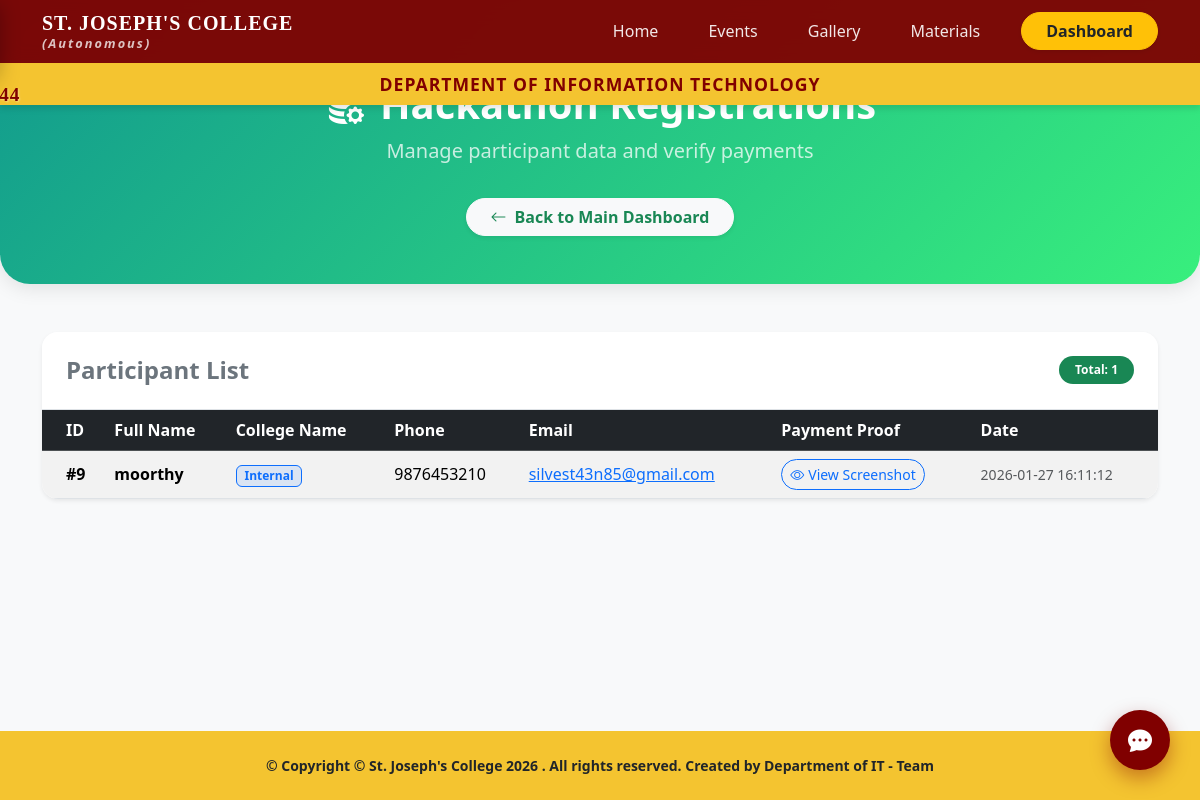
Page /admin/registrations (signed in) on the committed database.
### tables this page shows
CREATE TABLE hackathon_registrations (
            id INTEGER PRIMARY KEY AUTOINCREMENT,
            full_name TEXT NOT NULL,
            email TEXT NOT NULL,
            phone_number TEXT NOT NULL,
            college_name TEXT NOT NULL,
            payment_proof TEXT NOT NULL,
            registration_date TIMESTAMP DEFAULT CURRENT_TIMESTAMP
        , participation_type TEXT DEFAULT "Solo", ticket_id TEXT);

### app.py (the view)
@app.route('/admin/registrations')
def admin_registrations():
    if not session.get('admin'): return redirect(url_for('login'))
    conn = get_db_connection()
    registrations = conn.execute('SELECT * FROM hackathon_registrations ORDER BY registration_date DESC').fetchall()
    conn.close()
    return render_template('admin_registrations.html', registrations=registrations)

### app.py (called while the page is built)
def get_db_connection():
    conn = sqlite3.connect(DB_PATH)
    conn.row_factory = sqlite3.Row
    return conn

### templates/admin_registrations.html (shortened to what this page needs)
{% extends "base.html" %}
{% block content %}
<div class="admin-header text-center">
    <div class="container">
        <h1 class="fw-bold">Hackathon Registrations</h1>
        <p class="lead opacity-75">Manage participant data and verify payments</p>
        <a href="{{ url_for('dashboard') }}"
            class="btn btn-light rounded-pill px-4 mt-3 fw-bold text-success shadow-sm">
            <i class="bi bi-arrow-left me-2"></i>Back to Main Dashboard
        </a>
    </div>
</div>
<div class="container pb-5">
    <div class="card border-0 shadow-sm rounded-4 overflow-hidden">
        <div class="card-header bg-white p-4 border-bottom">
            <div class="d-flex justify-content-between align-items-center">
                <h4 class="mb-0 fw-bold text-secondary">Participant List</h4>
                <span class="badge bg-success rounded-pill px-3 py-2">Total: {{ registrations|length }}</span>
            </div>
        </div>
        <div class="card-body p-0">
            <div class="table-responsive">
                <table class="table table-hover align-middle mb-0 table-striped">
                    <thead class="table-dark">
                        <tr>
                            <th class="ps-4">ID</th>
                            <th>Full Name</th>
                            <th>College Name</th>
                            <th>Phone</th>
                            <th>Email</th>
                            <th>Payment Proof</th>
                            <th>Date</th>
                        </tr>
                    </thead>
                    <tbody>
                        {% for reg in registrations %}
                        <tr>
                            <td class="ps-4 fw-bold">#{{ reg.id }}</td>
                            <td class="fw-semibold">{{ reg.full_name }}</td>
                            <td>
                                {% if "St. Joseph" in reg.college_name %}
                                <span
                                    class="badge bg-primary bg-opacity-10 text-primary border border-primary">Internal</span>
                                {% else %}
                                <span
                                    class="badge bg-warning bg-opacity-10 text-warning border border-warning">External</span>
                                <div class="small fw-bold mt-1">{{ reg.college_name }}</div>
                                {% endif %}
                            </td>
                            <td>{{ reg.phone_number }}</td>
                            <td><a href="mailto:{{ reg.email }}">{{ reg.email }}</a></td>
                            <td>
                                {% if reg.payment_proof %}
                                <a href="{{ url_for('static', filename='uploads/payment_proofs/' ~ reg.payment_proof) }}"
                                    target="_blank" class="btn btn-sm btn-outline-primary rounded-pill">
                                    <i class="bi bi-eye me-1"></i>View Screenshot
                                </a>
                                {% else %}
                                <span class="text-muted">No Proof</span>
                                {% endif %}
                            </td>
                            <td class="text-muted small">{{ reg.registration_date }}</td>
                        </tr>
                        {% endfor %}
                    </tbody>
                </table>
            </div>
        </div>
    </div>
</div>
{% endblock %}

### templates/base.html (style rules this page uses)
:root { --bg-primary: #f8f9fa; --bg-secondary: #ffffff; --text-primary: #212529; --text-secondary: #6c757d; --card-bg: #ffffff; --card-shadow: rgba(0, 0, 0, 0.1); --border-color: #e9ecef; --footer-bg: #F4C430; --gradient-start: #007bff; --gradient-end: #6f42c1; }
html { overflow-x: hidden; width: 100%; }
body { font-family: 'Segoe UI', Tahoma, Geneva, Verdana, sans-serif; background-color: var(--bg-primary); color: var(--text-primary); display: flex; flex-direction: column; min-height: 100vh; transition: background-color 0.3s ease, color 0.3s ease; overflow-x: hidden; width: 100%; position: relative; }

### templates/admin_registrations.html (style rules this page uses)
.admin-header { background: linear-gradient(135deg, #11998e 0%, #38ef7d 100%); color: white; padding: 5rem 0 3rem 0; margin-bottom: 3rem; border-radius: 0 0 30px 30px; box-shadow: 0 4px 20px rgba(0, 0, 0, 0.1); }

### rows in the picture
hackathon_registrations: id "9", full_name "moorthy", shows "Internal", phone_number "9876453210", email "silvest43n85@gmail.com", registration_date "2026-01-27 16:11:12"

### other values in the picture
{{ registrations|length }} "1"
